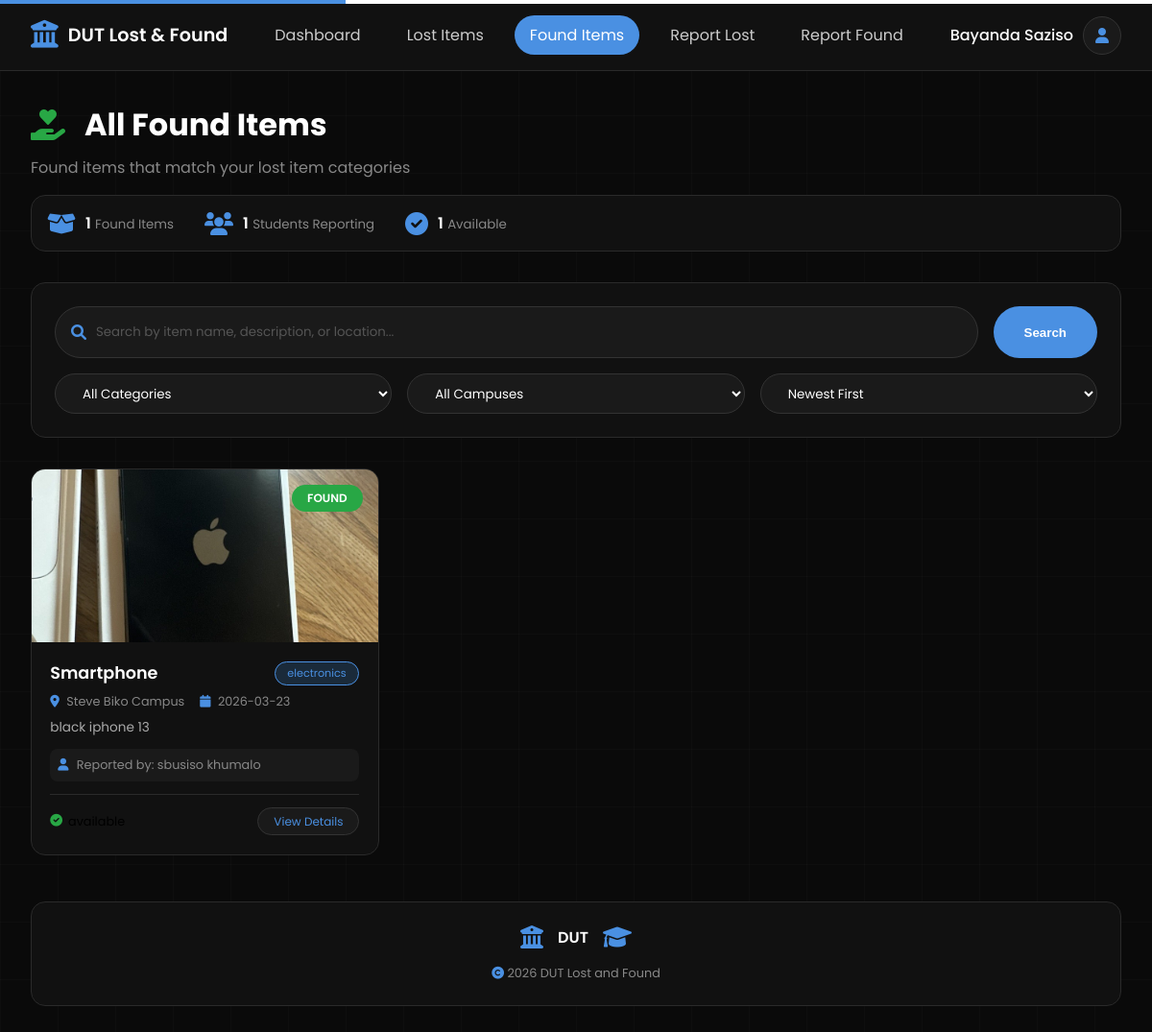
The app's page /all-found (signed in), older data.
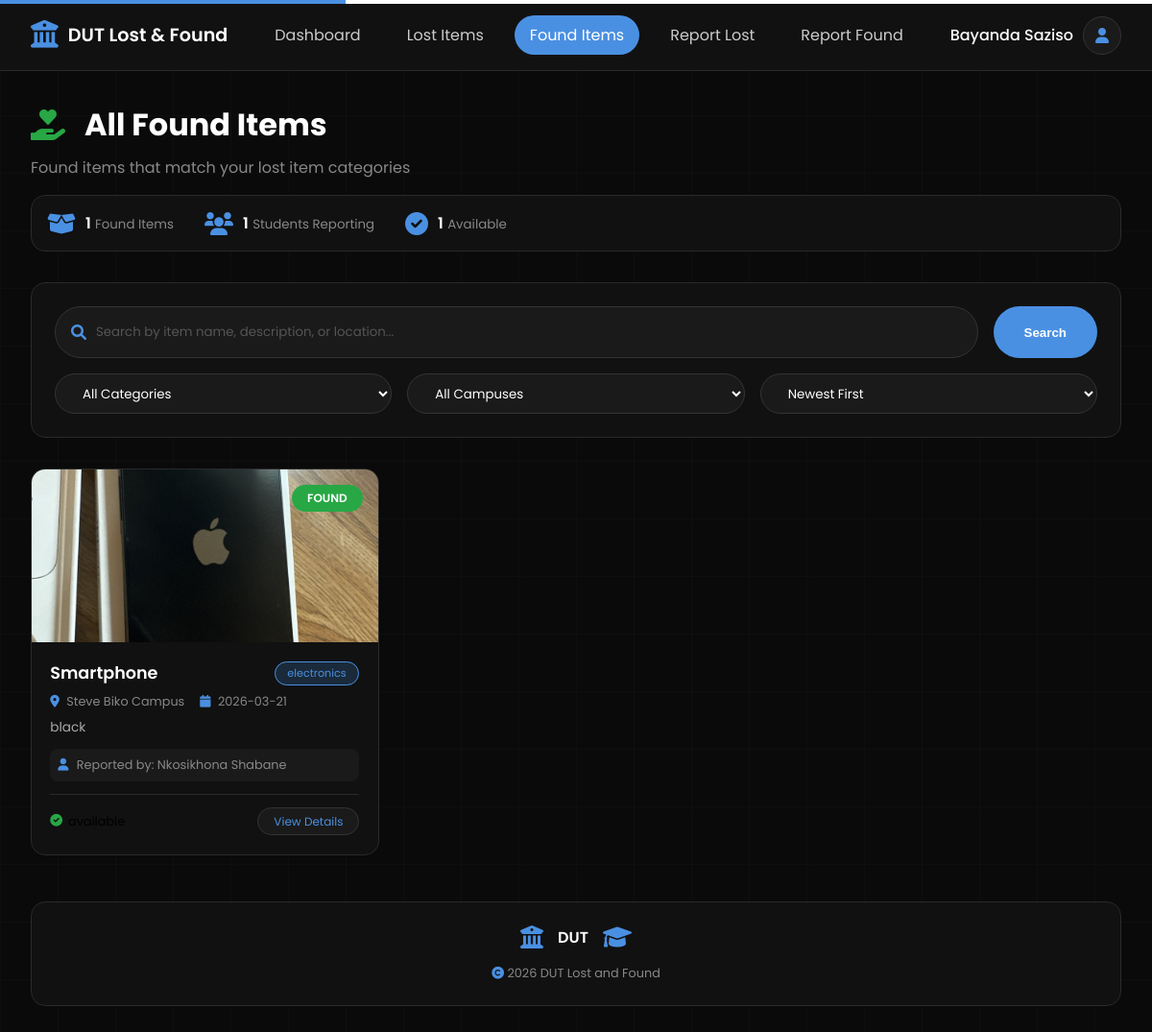
The same page, newer data.
### tables this page shows
CREATE TABLE found_items
                 (id INTEGER PRIMARY KEY AUTOINCREMENT,
                  user_id INTEGER,
                  item_name TEXT NOT NULL,
                  category TEXT NOT NULL,
                  description TEXT NOT NULL,
                  date_found DATE NOT NULL,
                  location TEXT NOT NULL,
                  latitude REAL,
                  longitude REAL,
                  contact_name TEXT NOT NULL,
                  contact_email TEXT NOT NULL,
                  contact_phone TEXT,
                  image_path TEXT,
                  status TEXT DEFAULT 'available',
                  resolved_at TIMESTAMP,
                  resolved_by INTEGER,
                  created_at TIMESTAMP DEFAULT CURRENT_TIMESTAMP, reward_offered BOOLEAN DEFAULT 0,
                  FOREIGN KEY (user_id) REFERENCES users(id),
                  FOREIGN KEY (resolved_by) REFERENCES users(id));

### app.py (the view, shortened to what this page needs)
@app.route('/all-found')
def all_found_items():
    if 'user' not in session:
        flash("Please login to view items", "warning")
        return redirect(url_for('login'))
    user_id = session['user']['id']
    query = request.args.get('q', '').strip()
    category = request.args.get('category', '')
    campus = request.args.get('campus', '')
    sort = request.args.get('sort', 'newest')
    page = int(request.args.get('page', 1))
    per_page = 12
    conn = get_db()
    user_lost_items = conn.execute('''
        SELECT DISTINCT category
        FROM lost_items
        WHERE user_id = ? AND status = 'pending'
    ''', (user_id,)).fetchall()
    lost_categories = [item['category'] for item in user_lost_items]
    placeholders = ','.join(['?'] * len(lost_categories))
    sql = f"""
        SELECT fi.*, u.full_name as reporter_name, u.student_number
        FROM found_items fi
        JOIN users u ON fi.user_id = u.id
        WHERE fi.status = 'available'
        AND fi.category IN ({placeholders})
    """
    params = lost_categories.copy()
    if query:
        sql += " AND (fi.item_name LIKE ? OR fi.description LIKE ? OR fi.location LIKE ?)"
        search_term = f'%{query}%'
        params.extend([search_term, search_term, search_term])
    if category and category in lost_categories:
        sql += " AND fi.category = ?"
        params.append(category)
    if campus:
        sql += " AND fi.location LIKE ?"
        params.append(f'%{campus}%')
    count_sql = sql.replace("fi.*, u.full_name as reporter_name, u.student_number", "COUNT(*) as count")
    total = conn.execute(count_sql, params).fetchone()['count']
    if sort == 'newest':
        sql += " ORDER BY fi.created_at DESC"
    else:
        sql += " ORDER BY fi.created_at DESC"
    sql += " LIMIT ? OFFSET ?"
    params.extend([per_page, (page-1)*per_page])
    items = conn.execute(sql, params).fetchall()
    if lost_categories:
        placeholders = ','.join(['?'] * len(lost_categories))
        stats_sql = f"""
            SELECT COUNT(DISTINCT fi.user_id) as unique_reporters,
                   COUNT(*) as available_items
            FROM found_items fi
            WHERE fi.status = 'available'
            AND fi.category IN ({placeholders})
        """
        stats_params = lost_categories.copy()
        if query:
            stats_sql += " AND (fi.item_name LIKE ? OR fi.description LIKE ? OR fi.location LIKE ?)"
            search_term = f'%{query}%'
            stats_params.extend([search_term, search_term, search_term])
        if campus:
            stats_sql += " AND fi.location LIKE ?"
            stats_params.append(f'%{campus}%')
        stats = conn.execute(stats_sql, stats_params).fetchone()
        unique_reporters = stats['unique_reporters'] if stats else 0
        available_items = stats['available_items'] if stats else 0
    else:
        unique_reporters = 0
        available_items = 0
    conn.close()
    total_pages = (total + per_page - 1) // per_page
    return render_template('all_found_items.html',
                         user=session['user'],
                         items=[dict(item) for item in items],
                         total_items=total,
                         unique_reporters=unique_reporters,
                         available_items=available_items,
                         query=query,
                         category=category,
                         campus=campus,
                         sort=sort,
                         page=page,
                         total_pages=total_pages,
                         has_lost_items=True,
                         lost_categories=lost_categories,
                         lost_items_count=len(user_lost_items))

### app.py (called while the page is built)
def get_db():
    conn = sqlite3.connect('lost_and_found.db')
    conn.row_factory = sqlite3.Row
    return conn

### templates/all_found_items.html (shortened to what the changed rows need)
<!DOCTYPE html>
<html lang="en">
<head>
    <link rel="stylesheet" href="https://cdnjs.cloudflare.com/ajax/libs/font-awesome/6.0.0-beta3/css/all.min.css">
</head>
<body>
    <div class="container">
        <div class="page-header">
            <h1>
                <i class="fas fa-hand-holding-heart" style="color: #28a745; margin-right: 10px;"></i> All Found Items
            </h1>
        </div>
        {% if has_lost_items %}
        <div class="items-grid">
            {% for item in items %}
            <div class="item-card">
                <div class="item-image">
                    {% if item.image_path %}
                        <img src="{{ url_for('static', filename=item.image_path) }}" alt="{{ item.item_name }}">
                    {% else %}
                        <i class="fas fa-box placeholder-icon"></i>
                    {% endif %}
                    <span class="item-badge">FOUND</span>
                </div>
                <div class="item-content">
                    <div class="item-header">
                        <div class="item-title">{{ item.item_name }}</div>
                        <span class="item-category">{{ item.category }}</span>
                    </div>
                    <div class="item-meta">
                        <span><i class="fas fa-map-marker-alt"></i> {{ item.location }}</span>
                        <span><i class="fas fa-calendar"></i> {{ item.date_found }}</span>
                    </div>
                    <div class="item-description">
                        {{ item.description }}
                    </div>
                    <div class="item-reporter">
                        <i class="fas fa-user"></i> Reported by: {{ item.contact_name }}
                    </div>
                    <div class="item-footer">
                        <div class="item-status">
                            <i class="fas fa-check-circle status-available"></i>
                            <span>{{ item.status }}</span>
                        </div>
                        <a href="/item/found/{{ item.id }}" class="btn-view">View Details</a>
                    </div>
                </div>
            </div>
            {% endfor %}
        </div>
        {% endif %}
    </div>
</body>
</html>

Row changes from the older to the newer data that the page shows:
changed found_items "Smartphone": date_found "2026-03-23" → "2026-03-21"; description "black iphone 13" → "black"; contact_name "sbusiso khumalo" → "Nkosikhona Shabane"
